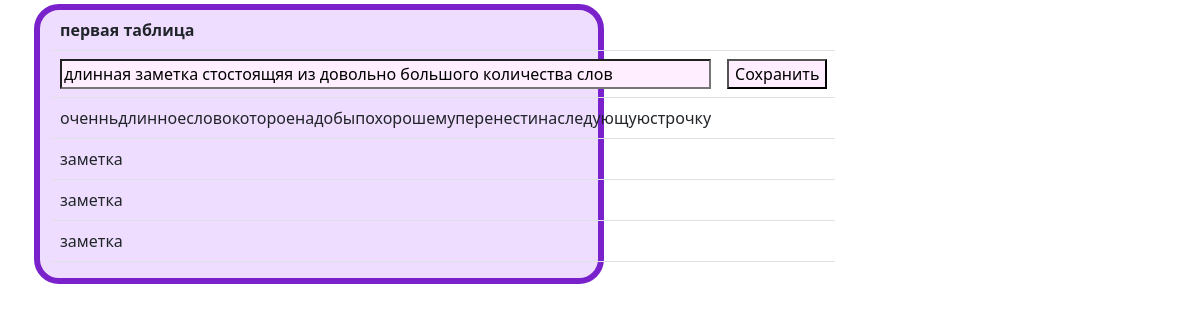
Page /edit_note/55/ on the committed database.
### app/models.py (models this page shows)
class Title(models.Model):
    name = models.CharField(max_length=100)

class Note(models.Model):
    id_title = models.ForeignKey(Title, on_delete = models.CASCADE)
    text = models.CharField(max_length=100)

### app/views.py (the view)
# urls.py: path('edit_note/<int:id>/', views.edit_note),#редактирование заметки
def edit_note(request, id):
    table = Note.objects.get(id=id).id_title
    note_set = Note.objects.filter(id_title=table)
    return render(request, "app/edit_note.html", {"table": table, "note_set": note_set, "id": id})

### templates/app/edit_note.html (shortened to what this page needs)
{% load static %}
<!DOCTYPE html>
<html>
<head>
    <link href="https://cdn.jsdelivr.net/npm/bootstrap@5.2.0-beta1/dist/css/bootstrap.min.css" rel="stylesheet">
    <link rel="stylesheet" href="{% static 'css/style1.css'%}" type="text/css">
</head>
<body>
    <div class="container">
        <div class="row">
            <div class="col-6 p-30 m-1 border-box">
                <table class="table">
                    <thead><th>{{ table.name }}</th>
                    <th>
                    </th>
                    </thead>
                    {% for note in note_set %}
                        {% if note.id != id %}
                            <tr>
                                <td>{{ note.text }}</td>
                                <th>
                                </th>
                            </tr>
                        {% else %}
                        <form method="POST" action="submit/">
                            <thead>
                            <td>
                                <input type="text" name="text" value="{{note.text}}" />
                            </td>
                            <th>
                                 <input type="submit" value="Сохранить">
                            </th>
                            </thead>
                        </form>
                        {% endif %}
                    {% endfor %}
                </table>
            </div>
        </div>
    </div>
</body>
</html>

### app/static/css/style1.css (style rules this page uses)
table { border-collapse: collapse; }
.border-box { border: 6px solid #7922CC; border-radius: 25px; background-color: #EEDDFF; min-width: 30%; }
input { background-color: #FFEEFF; }
table input { width: 100%; }

### rows in the picture
Title: name "первая таблица"
Note: text "длинная заметка стостоящяя из довольно большого количества слов"
Note: text "оченньдлинноесловокотороенадобыпохорошемуперенестинаследующуюстрочку"
Note: text "заметка"
Note: text "заметка"
Note: text "заметка"
